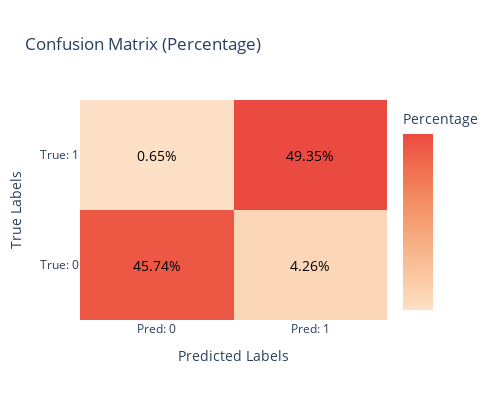

Here is the notebook cell this chart was saved with:
### Code cell
import os
print(os.getcwd())

model = cnn.CNN_v2()
all_data = load_csv.load_pandas()

_, _, test_set = load_csv.split_data(all_data)

model.load_model("./cnn.keras")

model.load_data(test_set=test_set)

# model.save_model("cnn.keras")
y_predict, _ = model.evaluate()
# print("y_predict shape: ", y_predict.shape)
# print("y_predict all elements: ", y_predict[:200])

metrics = eval.evaluate_performance(model.y_test, y_predict)

tn = metrics["tn"]
fp = metrics["fp"]
fn = metrics["fn"]
tp = metrics["tp"]

# Confusion matrix
cm = np.array([[tn, fp], [fn, tp]])

total = cm.sum()
cm_percentage = cm / total * 100

# Create a heatmap for the confusion matrix with percentages
fig = go.Figure(
    data=go.Heatmap(
        z=cm_percentage,
        x=["Pred: 0", "Pred: 1"],
        y=["True: 0", "True: 1"],
        colorscale="Peach",  # A more pleasant color palette
        colorbar=dict(title="Percentage", tickvals=[0, 100]),
        showscale=True,
    )
)

# Add titles, labels, and precision, recall, F1 score as annotation
fig.update_layout(
    title="Confusion Matrix (Percentage)",
    xaxis_title="Predicted Labels",
    yaxis_title="True Labels",
    width=500,  # Set the width of the plot
    height=400,  # Set the height of the plot
)

# Add text annotations to show percentage values in each cell
for i in range(cm_percentage.shape[0]):
    for j in range(cm_percentage.shape[1]):
        fig.add_annotation(
            x=j,
            y=i,
            text=f"{cm_percentage[i, j]:.2f}%",
            showarrow=False,
            font=dict(size=14, color="black"),
            align="center",
        )

# Show the plot
fig.show()

### Figure 1 — Plotly figure (JSON) as saved in the notebook; plotly's stock layout.template omitted (floating-point values rounded to 4 significant figures)
{"data": [{"colorbar": {"tickvals": [0, 100], "title": {"text": "Percentage"}}, "colorscale": [[0, "rgb(253, 224, 197)"], [0.1667, "rgb(250, 203, 166)"], [0.3333, "rgb(248, 181, 139)"], [0.5, "rgb(245, 158, 114)"], [0.6667, "rgb(242, 133, 93)"], [0.8333, "rgb(239, 106, 76)"], [1, "rgb(235, 74, 64)"]], "showscale": true, "type": "heatmap", "x": ["Pred: 0", "Pred: 1"], "y": ["True: 0", "True: 1"], "z": [[45.74, 4.255], [0.652, 49.35]]}], "layout": {"annotations": [{"align": "center", "font": {"color": "black", "size": 14}, "showarrow": false, "text": "45.74%", "x": 0, "y": 0}, {"align": "center", "font": {"color": "black", "size": 14}, "showarrow": false, "text": "4.26%", "x": 1, "y": 0}, {"align": "center", "font": {"color": "black", "size": 14}, "showarrow": false, "text": "0.65%", "x": 0, "y": 1}, {"align": "center", "font": {"color": "black", "size": 14}, "showarrow": false, "text": "49.35%", "x": 1, "y": 1}], "height": 400, "title": {"text": "Confusion Matrix (Percentage)"}, "width": 500, "xaxis": {"title": {"text": "Predicted Labels"}}, "yaxis": {"title": {"text": "True Labels"}}}}
